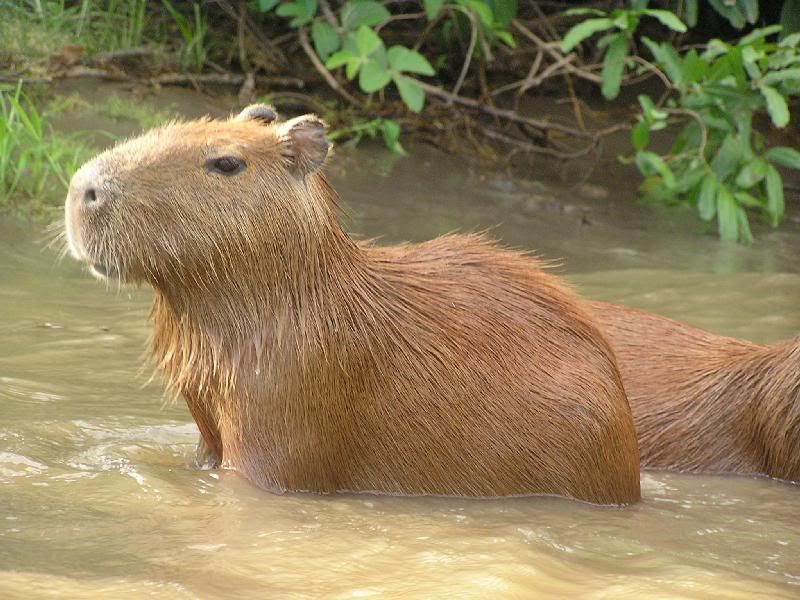
#> input picture ComputerVisionCourse/exercise01/Capybara.jpg, 800 x 600 px
$ python Exercise01_Task01.py
#> lines starting #> are read from the running program, lines starting #| are printed output that depends on the picture; after the words box and inside, x2 and y2 are one past the last pixel; in counts of white or black regions, pixels touching at a corner belong together
"""
Computer Vision SoSe 25 — Task 1: Simple Image Operations
Author: Ryan Qchiqache
LMU Munich, Prof. Dr. Björn Ommer

This script demonstrates fundamental image processing steps:
1. Load an image
2. Inspect and plot dimensions
3. Apply a random crop
4. Convert the crop to grayscale
5. Insert grayscale patch into original
6. Resize the result
I will have 2 examples with 2 random crops:
- first without pytorch tensors etc..
- second with pytorch (using permute :()
"""
from typing import Tuple, Union
from PIL import Image
import numpy as np
import matplotlib.pyplot as plt
import random
import os


# Utility functions

def convert_to_np_array(image: Image.Image) -> np.ndarray:
    """Convert a PIL image to a NumPy array."""
    return np.array(image)


def print_channels(image: np.ndarray) -> Tuple[int, int, int]:
    """Return the dimensions of an image array as (height, width, channels)."""
    height, width = image.shape[:2]
    channels = 1 if image.ndim == 2 else image.shape[2]
    return height, width, channels


def random_crop(image: np.ndarray, crop_size: int) -> Tuple[np.ndarray, int, int]:
    """Crop the image randomly to the specified size."""
    height, width, _ = print_channels(image)
    x = random.randint(0, width - crop_size)
    y = random.randint(0, height - crop_size)
    crop = image[y:y + crop_size, x:x + crop_size]
    return crop, x, y


def convert_to_grayscale(image: np.ndarray) -> np.ndarray:
    """Convert a NumPy image array to grayscale."""
    gray_image = Image.fromarray(image).convert("L")
    return np.array(gray_image)


def ensure_rgb(image: Image.Image) -> np.ndarray:
    """Ensure the image has 3 color channels (RGB)."""
    if image.mode != "RGB":
        image = image.convert("RGB")
    return np.array(image)


def insert_patch(image: np.ndarray, patch: np.ndarray, x: int, y: int) -> np.ndarray:
    """Insert a grayscale patch into the original image."""
    patch_rgb = np.stack([patch] * 3, axis=-1)
    image_copy = image.copy()
    image_copy[y:y + patch.shape[0], x:x + patch.shape[1]] = patch_rgb
    return image_copy


def resize_image(image: np.ndarray, scale: float) -> np.ndarray:
    """Resize the image by a given scale factor."""
    new_size = (int(image.shape[1] * scale), int(image.shape[0] * scale))
    resized = Image.fromarray(image).resize(new_size)
    return np.array(resized)


def plot_image(image: Union[Image.Image, np.ndarray], title: str) -> None:
    """Display an image using Matplotlib.pyplot"""
    if isinstance(image, np.ndarray):
        plt.imshow(image, cmap="gray" if image.ndim == 2 else None)
    else:
        plt.imshow(image)
    plt.title(title)
    plt.axis("off")
    plt.show()


def main(image_path: str, crop_size: int = 256) -> None:
    """Main function"""
#> called with image_path = 'Capybara.jpg', crop_size = 256
    if not os.path.exists(image_path):
        raise FileNotFoundError(f"Image not found: {image_path}")

    image = Image.open(image_path)
#> image is the input picture: PIL image 800x600 RGB; mean R, G, B 144, 128, 91.1
    image_np = ensure_rgb(image)
    height, width, channels = print_channels(image_np)
#> height = 600; width = 800; channels = 3
    print(f"Loaded image: {height} x {width} x {channels}")
#| Loaded image: 600 x 800 x 3

    plot_image(image_np, f"Original Image: {height} x {width} x {channels}")

    crop, x, y = random_crop(image_np, crop_size)
#> in random_crop, `height, width, _ = print_channels(image)`: height = 600; width = 800
#> in random_crop, `x = random.randint(0, width - crop_size)`: x = 394
#> in random_crop, `y = random.randint(0, height - crop_size)`: y = 215
#> in random_crop, `crop = image[y:y + crop_size, x:x + crop_size]`:
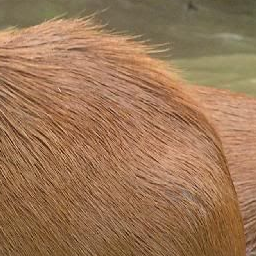
#> crop: shape (256, 256, 3); mean R, G, B 156.4, 118.6, 86
#> x = 394; y = 215
    plot_image(crop, f"Random Crop ({crop_size}x{crop_size}) at ({x}, {y})")

    gray_crop = convert_to_grayscale(crop)
#> in convert_to_grayscale, `gray_image = Image.fromarray(image).convert("L")`:
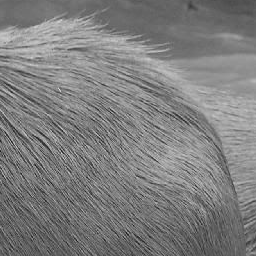
#> gray_image: PIL image 256x256 L; min 18, max 228, mean 126.2
    plot_image(gray_crop, "Grayscale Crop")

    modified_image = insert_patch(image_np, gray_crop, x, y)
#> in insert_patch, `image_copy[y:y + patch.shape[0], x:x + patch.shape[1]] = patch_rgb`:
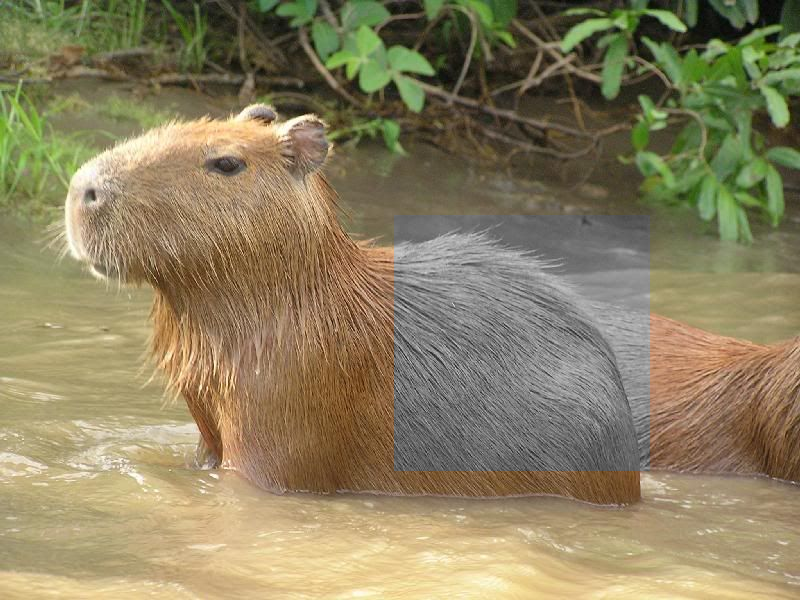
#> image_copy: shape (600, 800, 3); 13.65% of pixels changed, all inside (x1, y1, x2, y2) = (394, 215, 650, 471)
    plot_image(modified_image, "Image with Grayscale Patch")

    resized_image = resize_image(modified_image, scale=0.5)
    plot_image(resized_image, f"Resized Image: {resized_image.shape[0]} x {resized_image.shape[1]}")


if __name__ == "__main__":
    # can change the crop_size in here (e.g.main("Capybara.jpg", 126))
    main("Capybara.jpg")


# 1. Load the image
img: Image.Image = Image.open("Capybara.jpg")
img_np: np.ndarray = np.array(img)
# 2. Print and plot with dimensions
height, width= img_np.shape[:2]
#> height = 600; width = 800
channels = 1 if img_np.ndim == 2 else img_np.shape[2]
#> channels = 3

plt.imshow(img_np)
plt.title(f"Original Image: {height}×{width}×{channels}")
plt.axis('off')
plt.show()

# 3. Plot a random 256x256 crop
crop_size = 256
x = random.randint(0, width - crop_size)
#> x = 41
y = random.randint(0, height - crop_size)
#> y = 132
crop_np = img_np[y:y+crop_size, x:x+crop_size]
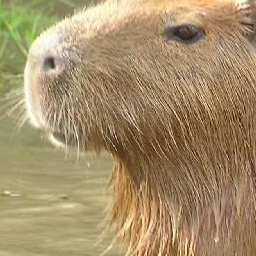
#> crop_np: shape (256, 256, 3); mean R, G, B 165.3, 143.2, 105.9

plt.imshow(crop_np)
plt.title(f"Random Crop: 256×256 at ({x}, {y})")
plt.axis('off')
plt.show()

# 4. Convert the crop to grayscale and plot
crop_img = Image.fromarray(crop_np)
crop_gray = crop_img.convert("L")  # 'L' = grayscale
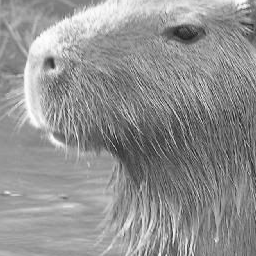
#> crop_gray: PIL image 256x256 L; min 10, max 254, mean 145.6
crop_gray_np = np.array(crop_gray)

plt.imshow(crop_gray_np, cmap='gray')
plt.title("Grayscale Crop (256×256)")
plt.axis('off')
plt.show()

# 5. Insert grayscale patch back into original image
# Convert to RGB if needed
if img.mode != 'RGB':
    img = img.convert('RGB')
    img_np = np.array(img)

# Convert grayscale to 3 channels (RGB) to paste back
crop_gray_rgb = np.stack([crop_gray_np]*3, axis=-1)

# Insert the patch back
img_copy = img_np.copy()
img_copy[y:y+crop_size, x:x+crop_size] = crop_gray_rgb
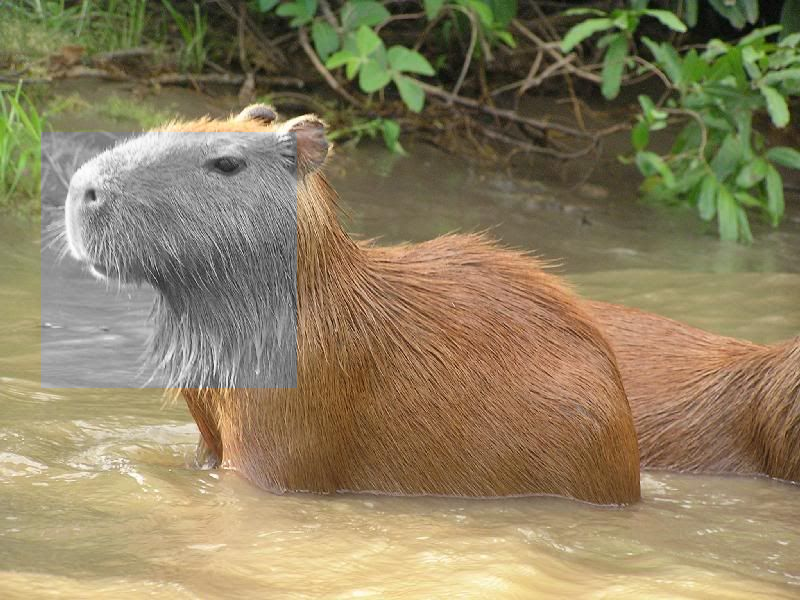
#> img_copy: shape (600, 800, 3); 13.65% of pixels changed, all inside (x1, y1, x2, y2) = (41, 132, 297, 388)

plt.imshow(img_copy)
plt.title("Image with Grayscale Patch Reinserted")
plt.axis('off')
plt.show()

# 6. Resize to half
half_size = (img_copy.shape[1] // 2, img_copy.shape[0] // 2)
#> half_size = (400, 300)
resized = Image.fromarray(img_copy).resize(half_size)

plt.imshow(resized)
plt.title(f"Resized Image with Patch: {half_size[1]}×{half_size[0]}")
plt.axis('off')
plt.show()

# Extract bounding boxes for the detected class
#> (the run stopped early here; a loop or call above may not have finished)
